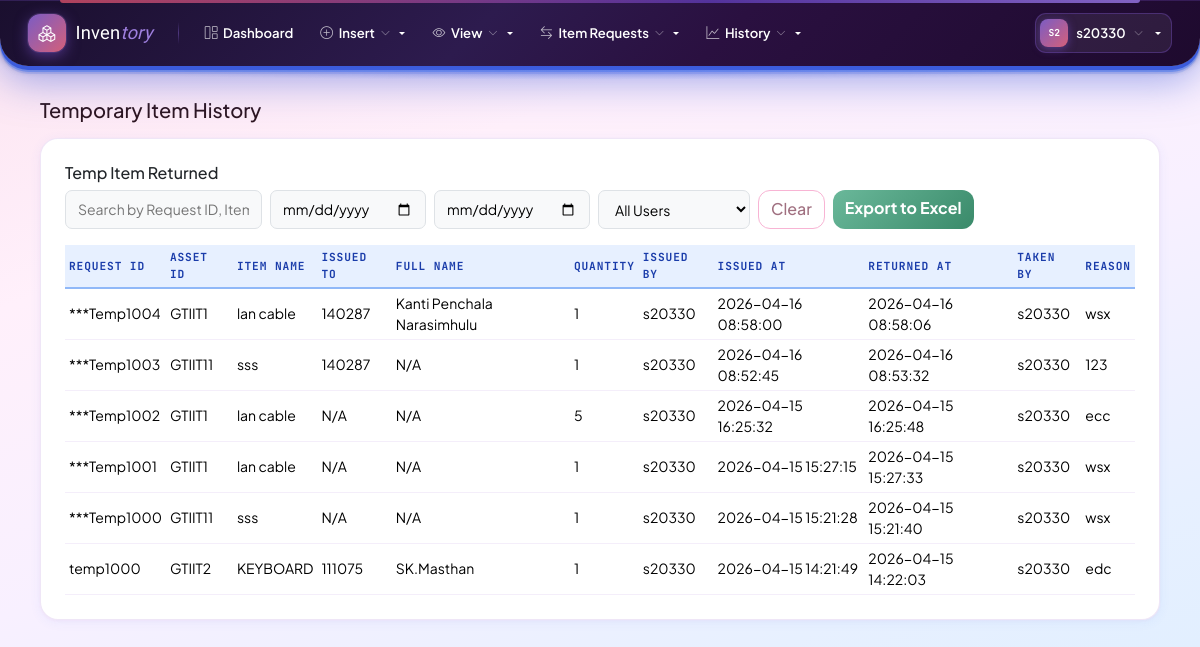
Page /temporary-item-history/returned/ (signed in) on the earlier database version.
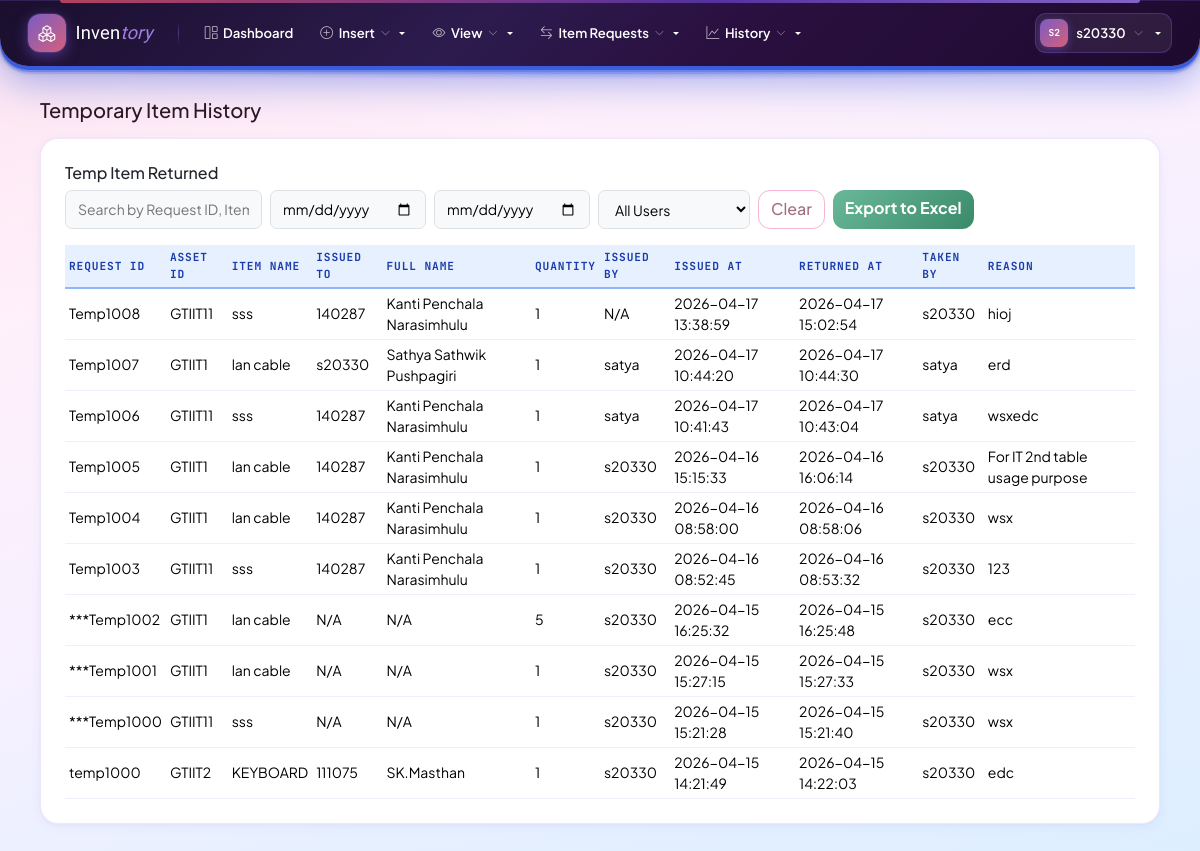
Same page on the later database version.
### inventory/models.py (models this page shows, shortened)
class TemporaryItemHistory(models.Model):
    request_id = models.CharField(max_length=20, unique=True, null=True, blank=True, db_index=True)
    product = models.ForeignKey(Product, on_delete=models.CASCADE, related_name='temporary_history')
    issued_to = models.ForeignKey(User, on_delete=models.SET_NULL, null=True, related_name='temporary_items_received')
    issued_by = models.ForeignKey(User, on_delete=models.SET_NULL, null=True, related_name='temporary_items_issued')
    taken_by = models.ForeignKey(User, on_delete=models.SET_NULL, null=True, blank=True, related_name='temporary_items_taken')
    username = models.CharField(max_length=100, blank=True, default='', help_text='Username of the person the item is issued to')
    full_name = models.CharField(max_length=200, blank=True, default='', help_text='Full name of the person the item is issued to')
    quantity = models.PositiveIntegerField()
    issued_at = models.DateTimeField(auto_now_add=True)
    returned_at = models.DateTimeField(null=True, blank=True)
    status = models.CharField(
        max_length=20,
        choices=[('issued', 'Issued'), ('returned', 'Returned')],
        default='issued'
    )
    reason = models.TextField(blank=True, default='')
    class Meta:
        ordering = ['-issued_at']
    def has_account(self):
        return self.issued_to is not None
    def get_display_request_id(self):
        if self.request_id:
            return f"***{self.request_id}" if not self.has_account() else self.request_id
        return "N/A"

class Product(models.Model):
    category = models.CharField(max_length=20, choices=CATEGORY_CHOICES, db_index=True)
    asset_id = models.CharField(max_length=100, blank=True)
    item_code = models.CharField(max_length=100, blank=True, default='')
    item_name = models.CharField(max_length=200)
    cabin_name = models.CharField(max_length=100, blank=True, default='')
    row_number = models.PositiveIntegerField(null=True, blank=True)
    column_number = models.PositiveIntegerField(null=True, blank=True)
    measurement_unit = models.CharField(max_length=20, choices=MEASUREMENT_UNIT_CHOICES, blank=True, default='')
    measurement_value = models.CharField(max_length=200, blank=True, default='')
    location = models.CharField(max_length=200, blank=True, default='')
    quantity_available = models.PositiveIntegerField(default=0)
    requested_count = models.PositiveIntegerField(default=0)
    price = models.DecimalField(max_digits=12, decimal_places=2, null=True, blank=True)
    rack = models.ForeignKey(Rack, on_delete=models.SET_NULL, null=True, blank=True, related_name='products')
    created_at = models.DateTimeField(auto_now_add=True)
    updated_at = models.DateTimeField(auto_now=True)
    class Meta:
        unique_together = [('category', 'asset_id')]
        ordering = ['category', 'asset_id']

class User(AbstractUser):
    REQUIRED_FIELDS = ['email']
    stage = models.PositiveSmallIntegerField(default=1)
    full_name = models.CharField(max_length=200, blank=True, default='')
    mobile_number = models.CharField(max_length=30, blank=True, default='')
    category = models.CharField(
        max_length=50,
        blank=True,
        null=True
    )
    admin_section = models.CharField(
        max_length=100,
        blank=True,
        null=True
    )
    admin_department = models.CharField(
        max_length=100,
        blank=True,
        null=True
    )
    department = models.CharField(
        max_length=100,
        blank=True,
        null=True
    )
    section = models.CharField(
        max_length=100,
        blank=True,
        null=True
    )
    is_active = models.BooleanField(
        default=True,
        help_text='Designates whether this user should be treated as active.'
    )
    def is_stage1(self):
        return self.is_superuser or self.stage == 1
    def can_edit(self):
        return self.is_stage1() or self.is_stage2()
    def can_approve_issue_requests(self):
        return self.is_stage1() or self.is_stage2()
    def can_request_issue(self):
        return True  # all stages allowed
    def can_issue_items(self):
        return self.is_stage1() or self.is_stage2()
    def can_manage_users(self):
        return self.is_stage1()
    def allowed_categories(self):
        if self.is_stage1() or self.is_stage2():
            return [choice[0] for choice in CATEGORY_CHOICES]
        return []  # Stage 3 has no category access
    class Meta:
        verbose_name = 'User'
        verbose_name_plural = 'Users'

### inventory/views.py (the view, shortened to what this page needs)
# urls.py: path('temporary-item-history/returned/', views.temporary_item_history_returned, name='temporary_item_history_returned'),
@login_required
def temporary_item_history_returned(request):
    if not request.user.can_manage_users():
        messages.error(request, 'Only Stage 1 users can view temporary item history.')
        return redirect('inventory:dashboard')
    from .models import TemporaryItemHistory
    from datetime import datetime
    returned_q = request.GET.get('returned_q', '').strip()
    returned_from_date = request.GET.get('returned_from_date', '').strip()
    returned_to_date = request.GET.get('returned_to_date', '').strip()
    user_type = request.GET.get('user_type', '')
    returned_items = TemporaryItemHistory.objects.filter(status='returned').select_related('product', 'issued_to', 'issued_by', 'taken_by')
    if returned_from_date:
        try:
            returned_from_date_obj = datetime.strptime(returned_from_date, '%Y-%m-%d').date()
            returned_items = returned_items.filter(returned_at__date__gte=returned_from_date_obj)
        except ValueError:
            pass
    if returned_to_date:
        try:
            returned_to_date_obj = datetime.strptime(returned_to_date, '%Y-%m-%d').date()
            returned_items = returned_items.filter(returned_at__date__lte=returned_to_date_obj)
        except ValueError:
            pass
    if user_type == 'temporary':
        returned_items = returned_items.filter(issued_to__isnull=True)
    elif user_type == 'permanent':
        returned_items = returned_items.filter(issued_to__isnull=False)
    return render(request, 'inventory/temporary_item_history_returned.html', {
        'returned_items': returned_items,
        'returned_q': returned_q,
        'returned_from_date': returned_from_date,
        'returned_to_date': returned_to_date,
        'user_type': user_type,
    })

### inventory/context_processors.py (called while the page is built, shortened)
def stage_permissions(request):
    if request.user.is_authenticated:
        choices = dict(CATEGORY_CHOICES)
        allowed = request.user.allowed_categories()
        return {
            'user_can_edit': request.user.can_edit(),
            'user_can_request_issue': request.user.can_request_issue(),
            'user_can_approve_issue_requests': request.user.can_approve_issue_requests(),
            'user_can_issue_items': request.user.can_issue_items(),
            'user_can_manage_users': request.user.can_manage_users(),
            'user_is_stage1': request.user.is_stage1(),
            'user_allowed_categories': allowed,
            'category_display': choices,
            'navbar_categories': [{'slug': c, 'name': choices.get(c, c)} for c in allowed],
        }

### inventory/templates/inventory/temporary_item_history_returned.html (shortened to what this page needs)
{% extends 'inventory/base.html' %}
{% block content %}
<div class="container-fluid">
    <h5 class="mb-3">Temporary Item History</h5>
    <div class="card" id="section_returned">
        <div class="card-body">
            <h6 class="card-title">Temp Item Returned</h6>
            <div class="search-box">
                <form method="get" style="display:flex; gap:.5rem; flex:1; flex-wrap:wrap;">
                    <input type="text" name="returned_q" placeholder="Search by Request ID, Item Name, Issued To, or Taken By..." value="{{ returned_q }}">
                    <input type="date" name="returned_from_date" placeholder="From date" value="{{ returned_from_date }}">
                    <input type="date" name="returned_to_date" placeholder="To date" value="{{ returned_to_date }}">
                    <select name="user_type" style="border: 1.5px solid #dee2e6; border-radius: 7px; padding: .5rem .75rem; font-size: .875rem; background: #f8f9fa; outline: none;">
                        <option value="">All Users</option>
                    </select>
                    <a href="{% url 'inventory:temporary_item_history_returned' %}" class="btn btn-outline-secondary">Clear</a>
                    <a href="{% url 'inventory:temporary_item_history_returned_excel' %}" class="btn btn-success">Export to Excel</a>
                </form>
            </div>
            <div class="table-responsive">
                <table class="table table-sm align-middle mb-0">
                    <thead>
                        <tr>
                            <th>Request ID</th>
                            <th>Asset ID</th>
                            <th>Item Name</th>
                            <th>Issued To</th>
                            <th>Full Name</th>
                            <th>Quantity</th>
                            <th>Issued By</th>
                            <th>Issued At</th>
                            <th>Returned At</th>
                            <th>Taken By</th>
                            <th>Reason</th>
                        </tr>
                    </thead>
                    <tbody>
                        {% for item in returned_items %}
                        <tr{% if not item.issued_to %} class="temporary-user-row"{% endif %}>
                            <td>{{ item.get_display_request_id }}</td>
                            <td>{{ item.product.asset_id }}</td>
                            <td>{{ item.product.item_name }}</td>
                            <td>{% if item.issued_to %}{{ item.issued_to.username }}{% elif item.username %}{{ item.username }}{% else %}N/A{% endif %}</td>
                            <td>{% if item.issued_to %}{{ item.issued_to.full_name }}{% elif item.full_name %}{{ item.full_name }}{% else %}N/A{% endif %}</td>
                            <td>{{ item.quantity }}</td>
                            <td>{% if item.issued_by %}{{ item.issued_by.username }}{% else %}N/A{% endif %}</td>
                            <td>{{ item.issued_at|date:"Y-m-d H:i:s" }}</td>
                            <td>{{ item.returned_at|date:"Y-m-d H:i:s" }}</td>
                            <td>{% if item.taken_by %}{{ item.taken_by.username }}{% else %}N/A{% endif %}</td>
                            <td>{{ item.reason }}</td>
                        </tr>
                        {% empty %}
                        <tr><td colspan="10" class="text-muted">No returned temporary items.</td></tr>
                        {% endfor %}
                    </tbody>
                </table>
            </div>
        </div>
    </div>
</div>
{% endblock %}

Differences in the rows shown:
added TemporaryItemHistory: get_display_request_id "Temp1008", product.asset_id "GTIIT11", product.item_name "sss", issued_to.username "140287", issued_to.full_name "Kanti Penchala Narasimhulu", quantity "1", shows "N/A", issued_at "2026-04-17 13:38:59", returned_at "2026-04-17 15:02:54", taken_by.username "s20330", reason "hioj"
added TemporaryItemHistory: get_display_request_id "Temp1007", product.asset_id "GTIIT1", product.item_name "lan cable", issued_to.username "s20330", issued_to.full_name "Sathya Sathwik Pushpagiri", quantity "1", issued_by.username "satya", issued_at "2026-04-17 10:44:20", returned_at "2026-04-17 10:44:30", taken_by.username "satya", reason "erd"
added TemporaryItemHistory: get_display_request_id "Temp1006", product.asset_id "GTIIT11", product.item_name "sss", issued_to.username "140287", issued_to.full_name "Kanti Penchala Narasimhulu", quantity "1", issued_by.username "satya", issued_at "2026-04-17 10:41:43", returned_at "2026-04-17 10:43:04", taken_by.username "satya", reason "wsxedc"
added TemporaryItemHistory: get_display_request_id "Temp1005", product.asset_id "GTIIT1", product.item_name "lan cable", issued_to.username "140287", issued_to.full_name "Kanti Penchala Narasimhulu", quantity "1", issued_by.username "s20330", issued_at "2026-04-16 15:15:33", returned_at "2026-04-16 16:06:14", taken_by.username "s20330", reason "For IT 2nd table usage purpose"
changed TemporaryItemHistory: issued_to_id empty → 35 (drawn); get_display_request_id "***Temp1004" → "Temp1004"; issued_to.username (not shown) → "140287"; issued_to.full_name (not shown) → "Kanti Penchala Narasimhulu"; username "140287" → (not shown); full_name "Kanti Penchala Narasimhulu" → (not shown)
changed TemporaryItemHistory: issued_to_id empty → 35 (drawn); get_display_request_id "***Temp1003" → "Temp1003"; issued_to.username (not shown) → "140287"; issued_to.full_name (not shown) → "Kanti Penchala Narasimhulu"; username "140287" → (not shown)
